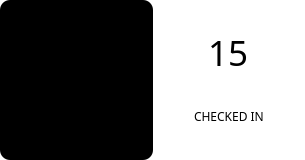
                  <widget class="QWidget" name="widget_51" native="true">
                   <property name="minimumSize">
                    <size>
                     <width>305</width>
                     <height>160</height>
                    </size>
                   </property>
                   <property name="styleSheet">
                    <string notr="true">background-color: rgb(255, 255, 255);
border-radius: 10px;
border: none;</string>
                   </property>
                   <layout class="QHBoxLayout" name="horizontalLayout_31">
                    <property name="spacing">
                     <number>0</number>
                    </property>
                    <property name="leftMargin">
                     <number>0</number>
                    </property>
                    <property name="topMargin">
                     <number>0</number>
                    </property>
                    <property name="rightMargin">
                     <number>0</number>
                    </property>
                    <property name="bottomMargin">
                     <number>0</number>
                    </property>
                    <item>
                     <widget class="QWidget" name="widget_52" native="true">
                      <property name="sizePolicy">
                       <sizepolicy hsizetype="MinimumExpanding" vsizetype="MinimumExpanding">
                        <horstretch>0</horstretch>
                        <verstretch>0</verstretch>
                       </sizepolicy>
                      </property>
                      <property name="styleSheet">
                       <string notr="true">background-color: rgb(0, 0, 0);</string>
                      </property>
                      <layout class="QGridLayout" name="gridLayout_31">
                       <property name="leftMargin">
                        <number>15</number>
                       </property>
                       <property name="topMargin">
                        <number>10</number>
                       </property>
                       <property name="rightMargin">
                        <number>15</number>
                       </property>
                       <property name="bottomMargin">
                        <number>10</number>
                       </property>
                       <property name="spacing">
                        <number>0</number>
                       </property>
                       <item row="0" column="0" alignment="Qt::AlignHCenter|Qt::AlignVCenter">
                        <widget class="QLabel" name="label_37">
                         <property name="sizePolicy">
                          <sizepolicy hsizetype="Fixed" vsizetype="Fixed">
                           <horstretch>0</horstretch>
                           <verstretch>0</verstretch>
                          </sizepolicy>
                         </property>
                         <property name="minimumSize">
                          <size>
                           <width>80</width>
                           <height>80</height>
                          </size>
                         </property>
                         <property name="maximumSize">
                          <size>
                           <width>95</width>
                           <height>95</height>
                          </size>
                         </property>
                         <property name="text">
                          <string/>
                         </property>
                         <property name="pixmap">
                          <pixmap>d_icon_checkedin.png</pixmap>
                         </property>
                         <property name="scaledContents">
                          <bool>true</bool>
                         </property>
                        </widget>
                       </item>
                      </layout>
                     </widget>
                    </item>
                    <item>
                     <widget class="QWidget" name="widget_53" native="true">
                      <property name="sizePolicy">
                       <sizepolicy hsizetype="Expanding" vsizetype="Expanding">
                        <horstretch>0</horstretch>
                        <verstretch>0</verstretch>
                       </sizepolicy>
                      </property>
                      <layout class="QVBoxLayout" name="verticalLayout_16">
                       <item alignment="Qt::AlignHCenter|Qt::AlignBottom">
                        <widget class="QLabel" name="label_57">
                         <property name="font">
                          <font>
                           <family>Century Gothic</family>
                           <pointsize>26</pointsize>
                           <weight>50</weight>
                           <italic>false</italic>
                           <bold>false</bold>
                          </font>
                         </property>
                         <property name="styleSheet">
                          <string notr="true"/>
                         </property>
                         <property name="text">
                          <string>15</string>
                         </property>
                        </widget>
                       </item>
                       <item alignment="Qt::AlignHCenter|Qt::AlignVCenter">
                        <widget class="QLabel" name="label_79">
                         <property name="font">
                          <font>
                           <family>Century Gothic</family>
                           <pointsize>9</pointsize>
                           <weight>50</weight>
                           <bold>false</bold>
                          </font>
                         </property>
                         <property name="text">
                          <string>CHECKED IN</string>
                         </property>
                        </widget>
                       </item>
                      </layout>
                     </widget>
                    </item>
                   </layout>
                  </widget>
